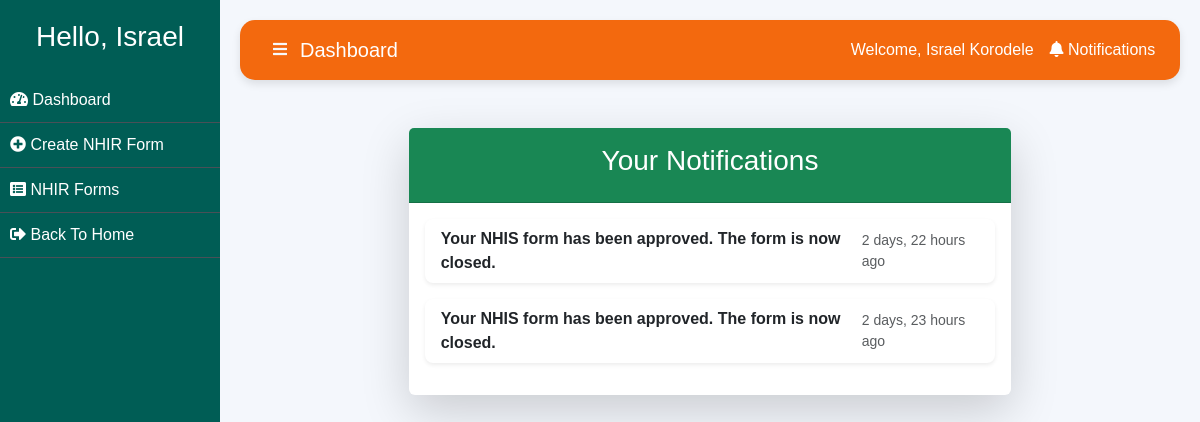
The page /notifications/ (signed in) on the database its author committed.
### app/models.py (models this page shows, shortened)
class Notification(models.Model):
    recipient = models.ForeignKey(User, null=True, on_delete=models.CASCADE)
    message = models.TextField(null=True)
    link = models.URLField(blank=True, null=True)  # Link to the form, if needed
    is_read = models.BooleanField(default=False)
    timestamp = models.DateTimeField(auto_now_add=True)

### app/views.py (the view)
# urls.py: path('notifications/', views.notifications_list, name='notifications'),
@login_required
def notifications_list(request):
    notifications = Notification.objects.filter(recipient=request.user).order_by('-timestamp')
    return render(request, 'notifications.html', {'notifications': notifications})

### app/templates/notifications.html (shortened to what this page needs)
{% extends 'base.html' %}
{% load humanize %}
{% block content %}
<div class="container mt-5">
    <div class="row justify-content-center">
        <div class="col-lg-8 col-md-10">
            <div class="card shadow-lg border-0">
                <div class="card-header bg-success text-white text-center py-3">
                    <h3>Your Notifications</h3>
                </div>
                <div class="card-body">
                    <ul class="list-group">
                        {% for note in notifications %}
                            <li class="list-group-item {% if not note.is_read %}list-group-item-warning{% endif %} border-0 rounded-3 mb-3 shadow-sm">
                                <div class="d-flex justify-content-between align-items-center">
                                    <a href="{% url 'app:read_notification' note.id %}" class="text-decoration-none text-dark fw-bold">
                                        {{ note.message }}
                                    </a>
                                    <small class="text-muted ms-2">{{ note.timestamp|naturaltime }}</small>
                                </div>
                            </li>
                        {% empty %}
                            <li class="list-group-item text-center text-muted">
                                No notifications yet. Stay tuned!
                            </li>
                        {% endfor %}
                    </ul>
                </div>
            </div>
        </div>
    </div>
</div>
{% endblock content %}

### app/templates/base.html (shortened to what this page needs)
{% load static %}
<!DOCTYPE html>
<html lang="en">
<head>
    <link href="https://cdn.jsdelivr.net/npm/bootstrap@5.3.0-alpha1/dist/css/bootstrap.min.css" rel="stylesheet">
    <link rel="stylesheet" href="https://cdnjs.cloudflare.com/ajax/libs/font-awesome/5.15.3/css/all.min.css">
    <link href="https://cdn.jsdelivr.net/npm/aos@2.3.4/dist/aos.css" rel="stylesheet">
</head>
<body>
    <div class="sidebar" id="sidebar">
        <div class="text-center text-white mb-4">
            <h3>Hello, {{request.user.first_name}}</h3>
        </div>
        {% if is_staff %}
            <a href="{% url 'app:client' %}" ><i class="fas fa-tachometer-alt"></i> Dashboard</a>
            <a href="{% url 'app:create_nhis' %}"><i class="fas fa-plus-circle"></i> Create NHIR Form</a>
            <a href="{% url 'app:nhis_list' %}"><i class="fas fa-list-alt"></i> NHIR Forms</a>
            <a href="{% url 'app:dashboard' %}"><i class="fas fa-sign-out-alt"></i> Back To Home</a>
        {% endif %}
    </div>
    <div class="content" id="content">
        <nav class="top-navbar navbar navbar-expand-lg d-flex justify-content-between mb-5">
            <button class="btn text-light" id="toggleSidebar">
                <i class="fas fa-bars"></i>
            </button>
            {% if is_staff or is_vendor  %}
                <a class="navbar-brand" href="{% url 'app:client' %}">Dashboard</a>
            {% elif is_supervisor %}
                <a class="navbar-brand" href="{% url 'app:supervisor' %}">Supervisor Dashboard</a>
            {% else %}
                <a class="navbar-brand" href="{% url 'app:manager' %}">Manager Dashboard</a>
            {% endif %}
            <div class="d-flex align-items-center ms-auto">
                <span class="user-name me-3">Welcome, {{request.user.first_name}} {{request.user.last_name}}</span>
                <a class="nav-link" href="{% url 'app:notifications' %}" style="padding-right: 0.3rem;">
                    <i class="fas fa-bell"></i>
                    Notifications
                  </a>
            </div>
        </nav>
        {% block content%}
		{% endblock %}
</body>
</html>

### app/templates/base.html (style rules this page uses)
body { font-family: Arial, sans-serif; background-color: #f4f7fc; }
.sidebar { background-color: #005d55; min-height: 100vh; padding-top: 20px; transition: width 0.3s; width: 220px; position: fixed; top: 0; bottom: 0; }
.sidebar a { color: white; text-decoration: none; padding: 10px; display: block; border-bottom: 1px solid #495057; }
.content { margin-left: 220px; padding: 20px; transition: margin-left 0.3s ease; }
.top-navbar { background-color:rgb(243, 105, 14); color: white; padding: 10px 20px; border-radius: 15px; box-shadow: 0 4px 8px rgba(0, 0, 0, 0.1); transition: background-color 0.3s ease; }
.top-navbar .navbar-brand { color: white; }
.top-navbar .nav-link { color: white; }
.top-navbar .user-name { color: white; font-size: 1rem; }
.card { margin-bottom: 20px; box-shadow: 0px 4px 6px rgba(0, 0, 0, 0.1); transition: transform 0.3s ease, box-shadow 0.3s ease; }
.list-group-item { transition: background-color 0.3s ease; }

### rows shown on the page
Notification: message "Your NHIS form has been approved. The form is now closed.", timestamp "2 days, 22 hours ago"
Notification: message "Your NHIS form has been approved. The form is now closed.", timestamp "2 days, 23 hours ago"

### other values the page prints
{{ request.user.first_name }} "Israel"
{{ request.user.last_name }} "Korodele"
